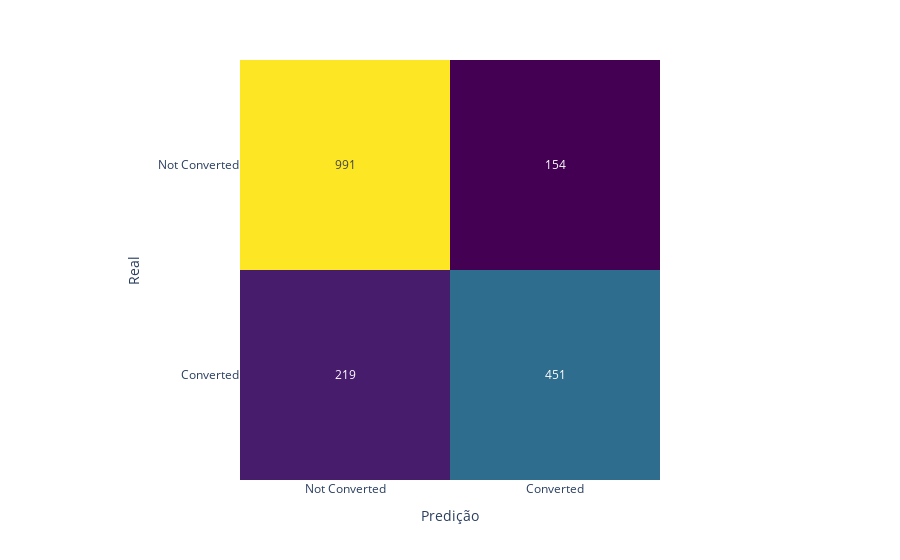

The code cell stored with this chart in its notebook:
### Code cell
conf_matrix = confusion_matrix(y_test, y_pred)
fig = px.imshow(conf_matrix,
                labels=dict(x='Predição', y='Real', color='Contagem'),
                x=['Not Converted', 'Converted'],
                y=['Not Converted', 'Converted'],
                color_continuous_scale='Viridis'
                )

fig.update_traces(text=conf_matrix, texttemplate="%{z}")
fig.update_layout(coloraxis_showscale=False)
fig.show()

### Figure 1 — Plotly figure (JSON) as saved in the notebook; plotly's stock layout.template omitted (floating-point values rounded to 4 significant figures)
{"data": [{"coloraxis": "coloraxis", "hovertemplate": "Predição: %{x}<br>Real: %{y}<br>Contagem: %{z}<extra></extra>", "name": "0", "text": [[991, 154], [219, 451]], "texttemplate": "%{z}", "type": "heatmap", "x": ["Not Converted", "Converted"], "xaxis": "x", "y": ["Not Converted", "Converted"], "yaxis": "y", "z": [[991, 154], [219, 451]]}], "layout": {"coloraxis": {"colorbar": {"title": {"text": "Contagem"}}, "colorscale": [[0, "#440154"], [0.1111, "#482878"], [0.2222, "#3e4989"], [0.3333, "#31688e"], [0.4444, "#26828e"], [0.5556, "#1f9e89"], [0.6667, "#35b779"], [0.7778, "#6ece58"], [0.8889, "#b5de2b"], [1, "#fde725"]], "showscale": false}, "margin": {"t": 60}, "xaxis": {"anchor": "y", "constrain": "domain", "domain": [0, 1], "scaleanchor": "y", "title": {"text": "Predição"}}, "yaxis": {"anchor": "x", "autorange": "reversed", "constrain": "domain", "domain": [0, 1], "title": {"text": "Real"}}}}
